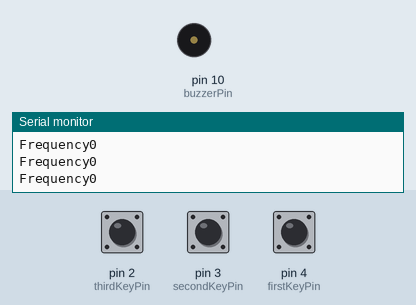
This sketch was run on a simulated Arduino Uno, built with avr-gcc and run on an emulated ATmega328P. Parts: buzzer (waves = sounding), the last lines printed to the serial monitor. Inputs (shaded band) come from the test bench; at power-on: pin 2 (thirdKeyPin) HIGH, pin 3 (secondKeyPin) HIGH, pin 4 (firstKeyPin) HIGH.

Above: at 1.2 s.
1.3 s: pin 2 (thirdKeyPin) pulled LOW for 0.15 s
At 1.37 s:
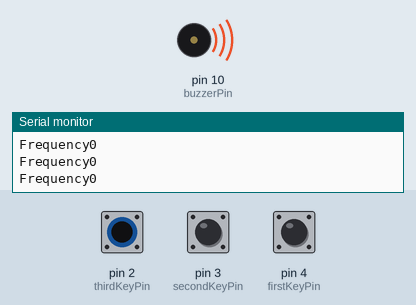
2.9 s: pin 3 (secondKeyPin) pulled LOW for 1 s
At 4.5 s:
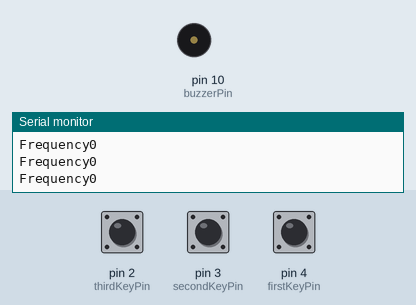
6.9 s: pin 4 (firstKeyPin) pulled LOW for 1 s
At 7.7 s:
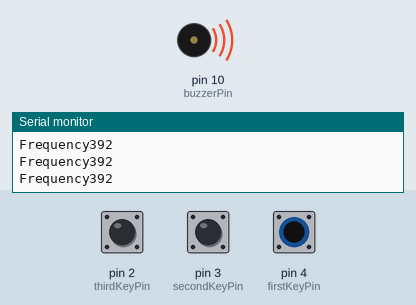
10.9 s: pin 2 (thirdKeyPin) pulled LOW for 1 s
At 13.3 s:
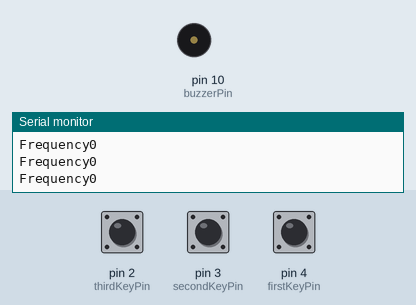
14.9 s: pin 3 (secondKeyPin) pulled LOW for 0.15 s
At 16.0 s:
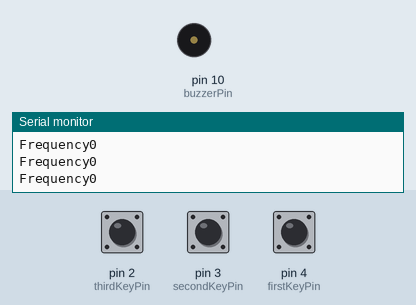
18.0 s: pin 4 (firstKeyPin) pulled LOW for 1 s
At 18.8 s:
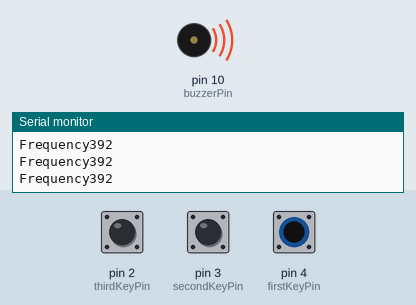
Timing chart, 0 to 21.0 s (numbered marks = the images above; inputs shaded):
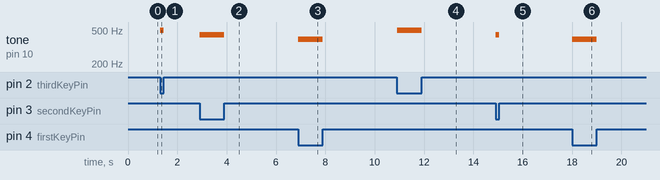

Measured:
- after the input at 1.3 s, tone on pin 10 (buzzerPin): silent → 494 Hz at once, → silent 0.15 s later
- after the input at 2.9 s, tone on pin 10 (buzzerPin): silent → 440 Hz at once, → silent 0.99 s later
- after the input at 6.9 s, tone on pin 10 (buzzerPin): silent → 392 Hz at once, → silent 0.99 s later
- after the input at 10.9 s, tone on pin 10 (buzzerPin): silent → 494 Hz at once, → silent 1.0 s later
- after the input at 14.9 s, tone on pin 10 (buzzerPin): silent → 440 Hz at once, → silent 0.15 s later
- after the input at 18.0 s, tone on pin 10 (buzzerPin): silent → 392 Hz at once, → silent 0.99 s later

The sketch:

COMP444_2B_DigitalTrumpet_7NotesIfStatements.ino
```cpp
int firstKeyPin = 4;
int secondKeyPin = 3;
int thirdKeyPin = 2;

int buzzerPin = 10;

int frequency = ' ';

void setup() {
  Serial.begin(9600);

  pinMode(firstKeyPin, INPUT_PULLUP);
  pinMode(secondKeyPin, INPUT_PULLUP);
  pinMode(thirdKeyPin, INPUT_PULLUP);

  pinMode(buzzerPin, OUTPUT);
}

void loop() {
  Serial.print("Frequency");
  Serial.println(frequency);
  /* Comments for Testing
   Serial.print("First button");
   Serial.print(digitalRead(firstKeyPin));
   Serial.print("     Second button");
   Serial.print(digitalRead(secondKeyPin));
   Serial.print("        Third button");
   Serial.println(digitalRead(thirdKeyPin));
   */

  if (digitalRead(firstKeyPin) == LOW && digitalRead(secondKeyPin) == LOW && digitalRead(thirdKeyPin) == LOW) {
    frequency = 262;  //play c
    tone(buzzerPin,frequency);
  }
  else if (digitalRead(firstKeyPin) == LOW && digitalRead(secondKeyPin) == LOW) {
    frequency = 294;  //play d
    tone(buzzerPin,frequency);
  }
  else if (digitalRead(firstKeyPin) == LOW && digitalRead(thirdKeyPin) == LOW) {
    frequency = 330;  //play e
    tone(buzzerPin,frequency);
  }
  else if (digitalRead(secondKeyPin) == LOW && digitalRead(thirdKeyPin) == LOW) {
    frequency = 349;  //play f
    tone(buzzerPin,frequency);
  }
  else if (digitalRead(firstKeyPin) == LOW) {
    frequency = 392;  //Play g
    tone(buzzerPin,frequency);
  }
  else if (digitalRead(secondKeyPin) == LOW) {
    frequency = 440;  // play a
    tone(buzzerPin,frequency);
  }
  else if (digitalRead(thirdKeyPin) == LOW) {
    frequency = 494;  //play b
    tone(buzzerPin,frequency);
  }
  else {
    frequency = 0;
    noTone(buzzerPin);
  }
}

/*
  note  frequency
  c     262 Hz
  d     294 Hz
  e     330 Hz
  f     349 Hz
  g     392 Hz
  a     440 Hz
  b     494 Hz
  C     523 Hz
*/
```
